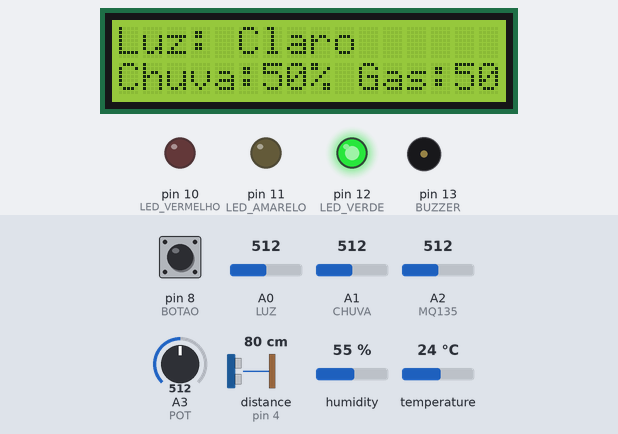
This sketch was run on a simulated Arduino Uno, built with avr-gcc and run on an emulated ATmega328P. Parts: 16×2 character LCD, output pins drawn as LEDs (lit = HIGH), buzzer (waves = sounding). Wiring (inferred from the names in the program): ultrasonic range finder: trigger pin 3; echo pin 4. Dashed ring = blinking. Inputs (shaded band) come from the test bench; at power-on: pin 8 (BOTAO) HIGH, distance to the obstacle (sensor on pin 4) 80 cm, A0 (LUZ) = 512, A1 (CHUVA) = 512, A2 (MQ135) = 512, A3 (POT) = 512, humidity 55 %, temperature 24 °C. The echo pulse lasts 58.3 µs per cm; pins used as bus, display or sensor lines are not drawn; what the sketch prints to the serial monitor is not drawn.

Above: at 1.2 s.
1.3 s: pin 8 (BOTAO) pulled LOW for 3.2 s
At 2.66 s:
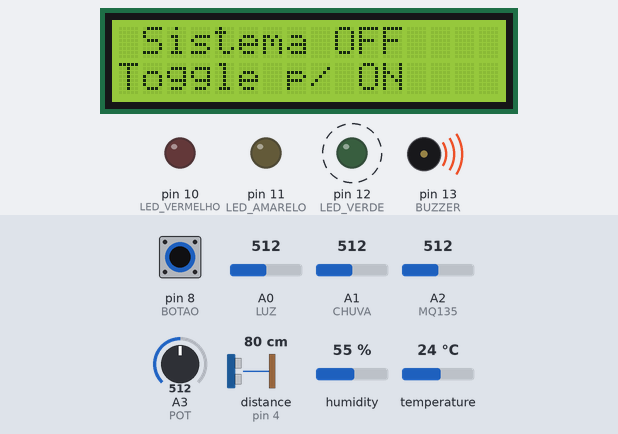
6.0 s: distance to the obstacle (sensor on pin 4) set to 149 cm
7.5 s: distance to the obstacle (sensor on pin 4) set to 155 cm
At 8.3 s:
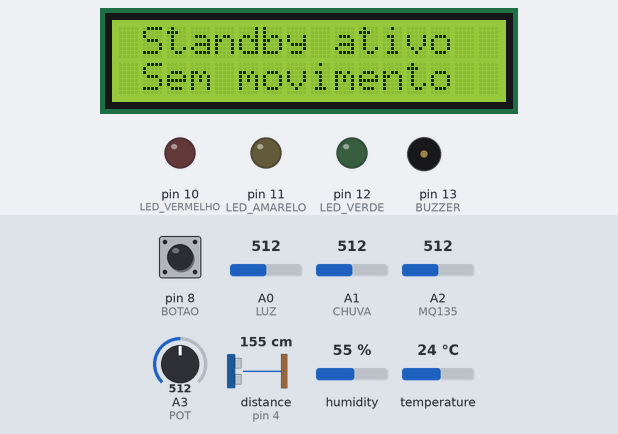
14.0 s: pin 8 (BOTAO) pulled LOW for 0.95 s
At 16.0 s:
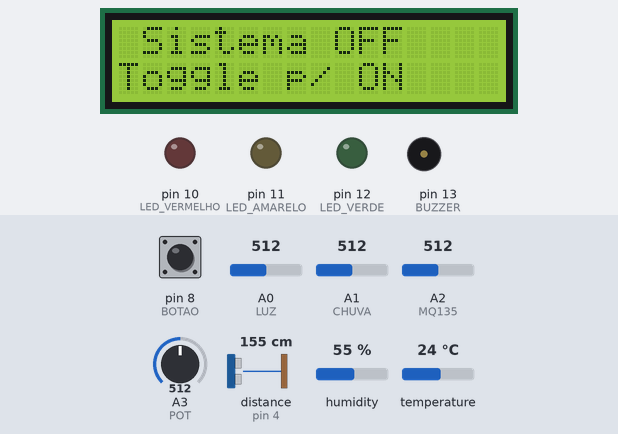
Timing chart, 0 to 17.5 s (numbered marks = the images above; inputs shaded):
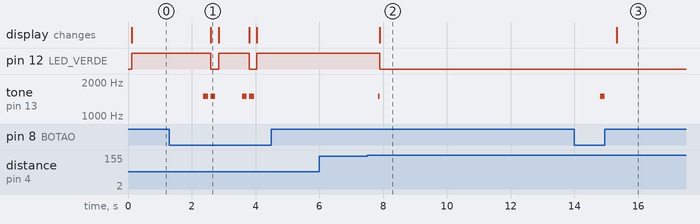

Measured:
- the behaviour switches between 152 and 153 cm on distance to the obstacle (sensor on pin 4) (found by bisection; images 1 and 2)
- after the input at 1.3 s, pin 12 (LED_VERDE): alternates HIGH for 0.95 s and LOW for 0.25 s, 4 changes in all, then stays HIGH, starting after 1.3 s; tone on pin 13 (BUZZER): plays 1500 Hz for 0.15 s, 1500 Hz for 0.15 s, 1500 Hz for 0.15 s, 1500 Hz for 0.15 s, starting after 1.1 s; the display: changes after 1.3 s (image 1)
- after the input at 6.0 s, every drawn part: stays the same
- after the input at 7.5 s, pin 12 (LED_VERDE): HIGH → LOW after 0.40 s; tone on pin 13 (BUZZER): silent → 1500 Hz after 0.34 s, → silent 0.06 s later; the display: changes after 0.40 s (image 2)
- after the input at 14.0 s, tone on pin 13 (BUZZER): silent → 1500 Hz after 0.81 s, → silent 0.15 s later; the display: changes after 1.3 s (image 3)

The sketch:

EnvMonitor.ino
```cpp
#include <LiquidCrystal_I2C.h>
#include <Wire.h>
#include "DHT.h"

#define DHTPIN 2
#define DHTTYPE DHT11
DHT dht(DHTPIN, DHTTYPE);
LiquidCrystal_I2C lcd(0x27, 16, 2);
#define LUZ A0
#define CHUVA A1
#define MQ135 A2
#define POT A3
#define TRIG 3
#define ECHO 4
#define LED_VERDE 12
#define LED_AMARELO 11
#define LED_VERMELHO 10
#define BUZZER 13
#define BOTAO 8

bool sistemaLigado = true;
bool ultimoEstadoBotao = HIGH;
unsigned long ultimoDebounce = 0;
unsigned long delayDebounce = 200;
bool standby = false;

void setup() {
  Serial.begin(9600);
  pinMode(LUZ, INPUT);
  pinMode(CHUVA, INPUT);
  pinMode(MQ135, INPUT);
  pinMode(POT, INPUT);
  pinMode(TRIG, OUTPUT);
  pinMode(ECHO, INPUT);
  pinMode(LED_VERDE, OUTPUT);
  pinMode(LED_AMARELO, OUTPUT);
  pinMode(LED_VERMELHO, OUTPUT);
  pinMode(BUZZER, OUTPUT);
  pinMode(BOTAO, INPUT_PULLUP);
  lcd.init();
  lcd.backlight();
  dht.begin();
}

long medirDistancia() {
  digitalWrite(TRIG, LOW);
  delayMicroseconds(2);
  digitalWrite(TRIG, HIGH);
  delayMicroseconds(10);
  digitalWrite(TRIG, LOW);
  long duracao = pulseIn(ECHO, HIGH, 20000);
  if (duracao == 0) return 999;
  long distancia = duracao * 0.034 / 2;
  return distancia;
}

void loop() {
  int leituraBotao = digitalRead(BOTAO);
  if (leituraBotao != ultimoEstadoBotao) {
    ultimoDebounce = millis();
  }
  if ((millis() - ultimoDebounce) > delayDebounce) {
    if (leituraBotao == LOW) {
      sistemaLigado = !sistemaLigado;
      standby = false;
      tone(BUZZER, 1500, 150);
      delay(200);
    }
  }
  ultimoEstadoBotao = leituraBotao;

  if (!sistemaLigado) {
    lcd.clear();
    lcd.setCursor(0,0); lcd.print(" Sistema OFF ");
    lcd.setCursor(0,1); lcd.print("Toggle p/ ON ");
    digitalWrite(LED_VERDE, LOW);
    digitalWrite(LED_AMARELO, LOW);
    digitalWrite(LED_VERMELHO, LOW);
    noTone(BUZZER);
    return;
  }

  long distancia = medirDistancia();
  if (distancia > 150 || distancia == 999) {
    if (!standby) {
      standby = true;
      tone(BUZZER, 1500, 200);
    }
  } else {
    standby = false;
  }

  float temperatura = dht.readTemperature();
  float umidade = dht.readHumidity();
  int luzValor = analogRead(LUZ);
  String luzEstado = (luzValor < 500 ? "Escuro" : "Claro");
  int chuvaValor = analogRead(CHUVA);
  int chuvaPercent = map(chuvaValor, 0, 1023, 100, 0);
  int gasValor = analogRead(MQ135);
  int gasPercent = map(gasValor, 0, 1023, 0, 100);
  int pot = analogRead(POT);
  int modoLCD = 0;
  if (pot < 384) modoLCD = 0;
  else if (pot < 717) modoLCD = 1;
  else modoLCD = 2;

  lcd.clear();
  if (standby) {
    lcd.setCursor(0,0); lcd.print(" Standby ativo ");
    lcd.setCursor(0,1); lcd.print(" Sem movimento ");
  } else {
    switch (modoLCD) {
      case 0:
        lcd.setCursor(0,0); lcd.print("Temp:"); lcd.print(temperatura); lcd.print("C");
        lcd.setCursor(0,1); lcd.print("Umid:"); lcd.print(umidade); lcd.print("% Gas:"); lcd.print(gasPercent); lcd.print("%");
        break;
      case 1:
        lcd.setCursor(0,0); lcd.print("Luz: "); lcd.print(luzEstado);
        lcd.setCursor(0,1); lcd.print("Chuva:"); lcd.print(chuvaPercent); lcd.print("% Gas:"); lcd.print(gasPercent); lcd.print("%");
        break;
      case 2:
        lcd.setCursor(0,0); lcd.print("Gas:"); lcd.print(gasPercent); lcd.print("%");
        lcd.setCursor(0,1); lcd.print("Chuva:"); lcd.print(chuvaPercent); lcd.print("%");
        break;
    }
  }

  if (!standby) {
    if (gasPercent > 70 || chuvaPercent > 50) {
      digitalWrite(LED_VERDE, LOW);
      digitalWrite(LED_AMARELO, LOW);
      digitalWrite(LED_VERMELHO, HIGH);
      tone(BUZZER, 1000);
    } else if (temperatura > 30 || umidade < 30) {
      digitalWrite(LED_VERDE, LOW);
      digitalWrite(LED_AMARELO, HIGH);
      digitalWrite(LED_VERMELHO, LOW);
      noTone(BUZZER);
    } else {
      digitalWrite(LED_VERDE, HIGH);
      digitalWrite(LED_AMARELO, LOW);
      digitalWrite(LED_VERMELHO, LOW);
      noTone(BUZZER);
    }
  } else {
    digitalWrite(LED_VERDE, LOW);
    digitalWrite(LED_AMARELO, LOW);
    digitalWrite(LED_VERMELHO, LOW);
    noTone(BUZZER);
  }

  Serial.println("----- SENSORES -----");
  Serial.print("Temp: "); Serial.println(temperatura);
  Serial.print("Umidade: "); Serial.println(umidade);
  Serial.print("Luz raw: "); Serial.println(luzValor);
  Serial.print("Chuva raw: "); Serial.println(chuvaValor);
  Serial.print("Chuva %: "); Serial.println(chuvaPercent);
  Serial.print("Gases raw: "); Serial.println(gasValor);
  Serial.print("Gases %: "); Serial.println(gasPercent);
  Serial.print("Pot: "); Serial.println(pot);
  Serial.print("Modo LCD: "); Serial.println(modoLCD);
  Serial.print("Distancia: "); Serial.println(distancia);
  Serial.println("---------------------");

  delay(600);
}
```
